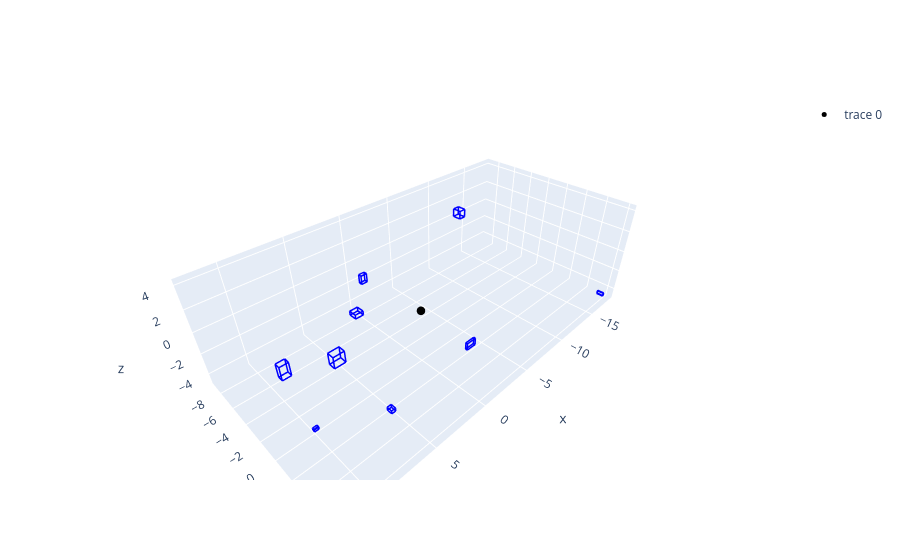

Here is the notebook cell this chart was saved with:
### Markdown cell above
# Inference Visualizer
## Developed by Moose Abou-Harb on behalf of Paccar Inc

### Code cell
import plotly.express as px
import plotly.graph_objects as go
import pandas as pd
import numpy as np

import json
import pathlib
import math

store_folder_path = pathlib.Path.cwd().parent / "test_data"
gt_file = store_folder_path / "all_objects_ground_truth.json"

earth_radius = 6378137.0
deg_to_rad = math.pi / 180

modalities = ["camera", "lidar", "radar"]

def main():
    #Load up the data from the sim
    gt_data = {}
    inferences = {}
    try:
        gt_data = try_load_json(gt_file)
        for modality in modalities:
            modality_path = store_folder_path / f"{modality}_sim_results.json"
            inferences[modality] = try_load_json(modality_path)["inferences"]
    except Exception as e:
        print("Failed to load sim data!")
        return

    #Get the origin
    origin = gt_data["start_pos"]

    #Shove that data into a dataframe
    main_df = pd.DataFrame()
    for modality in modalities:
        new_df = pd.DataFrame(inferences[modality])
        new_df["modality"] = modality
        main_df = pd.concat([main_df, new_df])

    #Expand lat/long/alt into local coords
    main_df[["x", "y", "z"]] = main_df.apply(
        lambda row : geo_to_local(origin, [row["latitude"], row["longitude"], row["altitude"]]), 
        axis=1,
        result_type="expand"
    )

    #Create an origin dataframe
    origin_df = pd.DataFrame([{
        "timestamp" : 0,
        "class" : "origin",
        "latitude" : origin[0],
        "longitude" : origin[1],
        "altitude" : origin[2],
        "dimensions" : [0, 0, 0],
        "obj_id" : -1,
        "modality" : "origin",
        "x" : 0,
        "y" : 0,
        "z" : 0
    }])

    #Merge in the origin point
    main_df = pd.concat([origin_df, main_df])

    #Expand dimensions into individual columns
    main_df[["dx", "dy", "dz"]] = pd.DataFrame(main_df["dimensions"].tolist(), index=main_df.index)
    main_df = main_df.drop("dimensions", axis=1)
    main_df = main_df.sort_values(by="obj_id")
    
    display(main_df.head(30))

    #Old graph display code
    # fig = px.scatter_3d(main_df, x="x", y="y", z="z", opacity=0.7, color="modality")
    # fig.update_traces(marker=dict(size=5))
    # fig.show()

    color_map = {
        "camera" : "blue",
        "lidar" : "yellow",
        "radar" : "green"
    }

    fig = go.Figure()
    fig.add_trace(go.Scatter3d(
        x=[0], y=[0], z=[0],
        mode="markers",
        marker=dict(size=5, color="black")
    ))
    for _, row in main_df.iterrows():
        color = color_map.get(row["modality"], "gray")
        fig.add_trace(
            wireframe_box(
                center=(row["x"], row["y"], row["z"]),
                dimensions=[row["dx"], row["dy"], row["dz"]],
                color=color
            )
        )
    fig.update_layout(
        scene = dict(
            aspectmode = "data",
            xaxis_title = "x",
            yaxis_title = "y",
            zaxis_title = "z"
        )
    )

    fig.show()

def try_load_json(fp: str) -> dict:
    try:
        with open(fp, "r") as file:
            data = json.load(file)
            return data
    except FileNotFoundError:
        print(f"Failed to load file: {fp}")
    except json.JSONDecodeError:
        print(f"Selected file contains illegal JSON: {fp}")
    except Exception as e:
        print(f"Something went wrong while loading: {fp}, {e}")

def geo_to_local(origin, target):
    d_lat = target[0] - origin[0]
    d_lon = target[1] - origin[1]
    d_alt = target[2] - origin[2]
    y_meters = d_lat * deg_to_rad * earth_radius

    radius_at_lat = earth_radius * math.cos(origin[0] * deg_to_rad)
    x_meters = d_lon * deg_to_rad * radius_at_lat

    return [x_meters, y_meters, d_alt]

def wireframe_box(center, dimensions, color="blue"):
    x, y, z = center
    dx, dy, dz = dimensions

    hx, hy, hz = dx / 2, dy / 2, dz / 2

    vertices = [
        (x-hx, y-hy, z-hz),
        (x+hx, y-hy, z-hz),
        (x+hx, y+hy, z-hz),
        (x-hx, y+hy, z-hz),
        (x-hx, y-hy, z+hz),
        (x+hx, y-hy, z+hz),
        (x+hx, y+hy, z+hz),
        (x-hx, y+hy, z+hz),
    ]

    edges = [
        (0,1),(1,2),(2,3),(3,0),
        (4,5),(5,6),(6,7),(7,4),
        (0,4),(1,5),(2,6),(3,7)
    ]

    xs, ys, zs = [], [], []
    for i, j in edges:
        xs += [vertices[i][0], vertices[j][0], None]
        ys += [vertices[i][1], vertices[j][1], None]
        zs += [vertices[i][2], vertices[j][2], None]

    return go.Scatter3d(
        x=xs,
        y=ys,
        z=zs,
        mode="lines",
        line=dict(color=color, width=3),
        showlegend=False
    )

if __name__ == "__main__":
    main()

### Figure 1 — Plotly figure (JSON) as saved in the notebook; plotly's stock layout.template omitted (floating-point values rounded to 4 significant figures)
{"data": [{"marker": {"color": "black", "size": 5}, "mode": "markers", "type": "scatter3d", "x": [0], "y": [0], "z": [0]}, {"line": {"color": "gray", "width": 3}, "mode": "lines", "showlegend": false, "type": "scatter3d", "x": [0, 0, null, 0, 0, null, 0, 0, null, 0, 0, null, 0, 0, null, 0, 0, null, 0, 0, null, 0, 0, null, 0, 0, null, 0, 0, null, 0, 0, null, 0, 0, null], "y": [0, 0, null, 0, 0, null, 0, 0, null, 0, 0, null, 0, 0, null, 0, 0, null, 0, 0, null, 0, 0, null, 0, 0, null, 0, 0, null, 0, 0, null, 0, 0, null], "z": [0, 0, null, 0, 0, null, 0, 0, null, 0, 0, null, 0, 0, null, 0, 0, null, 0, 0, null, 0, 0, null, 0, 0, null, 0, 0, null, 0, 0, null, 0, 0, null]}, {"line": {"color": "blue", "width": 3}, "mode": "lines", "showlegend": false, "type": "scatter3d", "x": [11.45, 11.99, null, 11.99, 11.99, null, 11.99, 11.45, null, 11.45, 11.45, null, 11.45, 11.99, null, 11.99, 11.99, null, 11.99, 11.45, null, 11.45, 11.45, null, 11.45, 11.45, null, 11.99, 11.99, null, 11.99, 11.99, null, 11.45, 11.45, null], "y": [1.913, 1.913, null, 1.913, 2.286, null, 2.286, 2.286, null, 2.286, 1.913, null, 1.913, 1.913, null, 1.913, 2.286, null, 2.286, 2.286, null, 2.286, 1.913, null, 1.913, 1.913, null, 1.913, 1.913, null, 2.286, 2.286, null, 2.286, 2.286, null], "z": [3.243, 3.243, null, 3.243, 3.243, null, 3.243, 3.243, null, 3.243, 3.243, null, 4.188, 4.188, null, 4.188, 4.188, null, 4.188, 4.188, null, 4.188, 4.188, null, 3.243, 4.188, null, 3.243, 4.188, null, 3.243, 4.188, null, 3.243, 4.188, null]}, {"line": {"color": "blue", "width": 3}, "mode": "lines", "showlegend": false, "type": "scatter3d", "x": [-2.556, -1.662, null, -1.662, -1.662, null, -1.662, -2.556, null, -2.556, -2.556, null, -2.556, -1.662, null, -1.662, -1.662, null, -1.662, -2.556, null, -2.556, -2.556, null, -2.556, -2.556, null, -1.662, -1.662, null, -1.662, -1.662, null, -2.556, -2.556, null], "y": [3.089, 3.089, null, 3.089, 3.253, null, 3.253, 3.253, null, 3.253, 3.089, null, 3.089, 3.089, null, 3.089, 3.253, null, 3.253, 3.253, null, 3.253, 3.089, null, 3.089, 3.089, null, 3.089, 3.089, null, 3.253, 3.253, null, 3.253, 3.253, null], "z": [-2.895, -2.895, null, -2.895, -2.895, null, -2.895, -2.895, null, -2.895, -2.895, null, -2.262, -2.262, null, -2.262, -2.262, null, -2.262, -2.262, null, -2.262, -2.262, null, -2.895, -2.262, null, -2.895, -2.262, null, -2.895, -2.262, null, -2.895, -2.262, null]}, {"line": {"color": "blue", "width": 3}, "mode": "lines", "showlegend": false, "type": "scatter3d", "x": [-13.77, -13.07, null, -13.07, -13.07, null, -13.07, -13.77, null, -13.77, -13.77, null, -13.77, -13.07, null, -13.07, -13.07, null, -13.07, -13.77, null, -13.77, -13.77, null, -13.77, -13.77, null, -13.07, -13.07, null, -13.07, -13.07, null, -13.77, -13.77, null], "y": [-8.938, -8.938, null, -8.938, -8.073, null, -8.073, -8.073, null, -8.073, -8.938, null, -8.938, -8.938, null, -8.938, -8.073, null, -8.073, -8.073, null, -8.073, -8.938, null, -8.938, -8.938, null, -8.938, -8.938, null, -8.073, -8.073, null, -8.073, -8.073, null], "z": [0.03394, 0.03394, null, 0.03394, 0.03394, null, 0.03394, 0.03394, null, 0.03394, 0.03394, null, 0.8534, 0.8534, null, 0.8534, 0.8534, null, 0.8534, 0.8534, null, 0.8534, 0.8534, null, 0.03394, 0.8534, null, 0.03394, 0.8534, null, 0.03394, 0.8534, null, 0.03394, 0.8534, null]}, {"line": {"color": "blue", "width": 3}, "mode": "lines", "showlegend": false, "type": "scatter3d", "x": [-17.77, -17.68, null, -17.68, -17.68, null, -17.68, -17.77, null, -17.77, -17.77, null, -17.77, -17.68, null, -17.68, -17.68, null, -17.68, -17.77, null, -17.77, -17.77, null, -17.77, -17.77, null, -17.68, -17.68, null, -17.68, -17.68, null, -17.77, -17.77, null], "y": [5.519, 5.519, null, 5.519, 6.112, null, 6.112, 6.112, null, 6.112, 5.519, null, 5.519, 5.519, null, 5.519, 6.112, null, 6.112, 6.112, null, 6.112, 5.519, null, 5.519, 5.519, null, 5.519, 5.519, null, 6.112, 6.112, null, 6.112, 6.112, null], "z": [-4.613, -4.613, null, -4.613, -4.613, null, -4.613, -4.613, null, -4.613, -4.613, null, -4.297, -4.297, null, -4.297, -4.297, null, -4.297, -4.297, null, -4.297, -4.297, null, -4.613, -4.297, null, -4.613, -4.297, null, -4.613, -4.297, null, -4.613, -4.297, null]}, {"line": {"color": "blue", "width": 3}, "mode": "lines", "showlegend": false, "type": "scatter3d", "x": [7.158, 8.017, null, 8.017, 8.017, null, 8.017, 7.158, null, 7.158, 7.158, null, 7.158, 8.017, null, 8.017, 8.017, null, 8.017, 7.158, null, 7.158, 7.158, null, 7.158, 7.158, null, 8.017, 8.017, null, 8.017, 8.017, null, 7.158, 7.158, null], "y": [0.001976, 0.001976, null, 0.001976, 0.5743, null, 0.5743, 0.5743, null, 0.5743, 0.001976, null, 0.001976, 0.001976, null, 0.001976, 0.5743, null, 0.5743, 0.5743, null, 0.5743, 0.001976, null, 0.001976, 0.001976, null, 0.001976, 0.001976, null, 0.5743, 0.5743, null, 0.5743, 0.5743, null], "z": [0.0874, 0.0874, null, 0.0874, 0.0874, null, 0.0874, 0.0874, null, 0.0874, 0.0874, null, 1.033, 1.033, null, 1.033, 1.033, null, 1.033, 1.033, null, 1.033, 1.033, null, 0.0874, 1.033, null, 0.0874, 1.033, null, 0.0874, 1.033, null, 0.0874, 1.033, null]}, {"line": {"color": "blue", "width": 3}, "mode": "lines", "showlegend": false, "type": "scatter3d", "x": [0.1972, 1.036, null, 1.036, 1.036, null, 1.036, 0.1972, null, 0.1972, 0.1972, null, 0.1972, 1.036, null, 1.036, 1.036, null, 1.036, 0.1972, null, 0.1972, 0.1972, null, 0.1972, 0.1972, null, 1.036, 1.036, null, 1.036, 1.036, null, 0.1972, 0.1972, null], "y": [-8.066, -8.066, null, -8.066, -7.26, null, -7.26, -7.26, null, -7.26, -8.066, null, -8.066, -8.066, null, -8.066, -7.26, null, -7.26, -7.26, null, -7.26, -8.066, null, -8.066, -8.066, null, -8.066, -8.066, null, -7.26, -7.26, null, -7.26, -7.26, null], "z": [-4.343, -4.343, null, -4.343, -4.343, null, -4.343, -4.343, null, -4.343, -4.343, null, -3.921, -3.921, null, -3.921, -3.921, null, -3.921, -3.921, null, -3.921, -3.921, null, -4.343, -3.921, null, -4.343, -3.921, null, -4.343, -3.921, null, -4.343, -3.921, null]}, {"line": {"color": "blue", "width": 3}, "mode": "lines", "showlegend": false, "type": "scatter3d", "x": [3.081, 3.539, null, 3.539, 3.539, null, 3.539, 3.081, null, 3.081, 3.081, null, 3.081, 3.539, null, 3.539, 3.539, null, 3.539, 3.081, null, 3.081, 3.081, null, 3.081, 3.081, null, 3.539, 3.539, null, 3.539, 3.539, null, 3.081, 3.081, null], "y": [-2.281, -2.281, null, -2.281, -2.024, null, -2.024, -2.024, null, -2.024, -2.281, null, -2.281, -2.281, null, -2.281, -2.024, null, -2.024, -2.024, null, -2.024, -2.281, null, -2.281, -2.281, null, -2.281, -2.281, null, -2.024, -2.024, null, -2.024, -2.024, null], "z": [3.093, 3.093, null, 3.093, 3.093, null, 3.093, 3.093, null, 3.093, 3.093, null, 3.761, 3.761, null, 3.761, 3.761, null, 3.761, 3.761, null, 3.761, 3.761, null, 3.093, 3.761, null, 3.093, 3.761, null, 3.093, 3.761, null, 3.093, 3.761, null]}, {"line": {"color": "blue", "width": 3}, "mode": "lines", "showlegend": false, "type": "scatter3d", "x": [5.005, 5.368, null, 5.368, 5.368, null, 5.368, 5.005, null, 5.005, 5.005, null, 5.005, 5.368, null, 5.368, 5.368, null, 5.368, 5.005, null, 5.005, 5.005, null, 5.005, 5.005, null, 5.368, 5.368, null, 5.368, 5.368, null, 5.005, 5.005, null], "y": [2.109, 2.109, null, 2.109, 2.58, null, 2.58, 2.58, null, 2.58, 2.109, null, 2.109, 2.109, null, 2.109, 2.58, null, 2.58, 2.58, null, 2.58, 2.109, null, 2.109, 2.109, null, 2.109, 2.109, null, 2.58, 2.58, null, 2.58, 2.58, null], "z": [-4.746, -4.746, null, -4.746, -4.746, null, -4.746, -4.746, null, -4.746, -4.746, null, -4.449, -4.449, null, -4.449, -4.449, null, -4.449, -4.449, null, -4.449, -4.449, null, -4.746, -4.449, null, -4.746, -4.449, null, -4.746, -4.449, null, -4.746, -4.449, null]}, {"line": {"color": "blue", "width": 3}, "mode": "lines", "showlegend": false, "type": "scatter3d", "x": [11.19, 11.48, null, 11.48, 11.48, null, 11.48, 11.19, null, 11.19, 11.19, null, 11.19, 11.48, null, 11.48, 11.48, null, 11.48, 11.19, null, 11.19, 11.19, null, 11.19, 11.19, null, 11.48, 11.48, null, 11.48, 11.48, null, 11.19, 11.19, null], "y": [3.394, 3.394, null, 3.394, 3.573, null, 3.573, 3.573, null, 3.573, 3.394, null, 3.394, 3.394, null, 3.394, 3.573, null, 3.573, 3.573, null, 3.573, 3.394, null, 3.394, 3.394, null, 3.394, 3.394, null, 3.573, 3.573, null, 3.573, 3.573, null], "z": [-0.1928, -0.1928, null, -0.1928, -0.1928, null, -0.1928, -0.1928, null, -0.1928, -0.1928, null, -0.02925, -0.02925, null, -0.02925, -0.02925, null, -0.02925, -0.02925, null, -0.02925, -0.02925, null, -0.1928, -0.02925, null, -0.1928, -0.02925, null, -0.1928, -0.02925, null, -0.1928, -0.02925, null]}], "layout": {"scene": {"aspectmode": "data", "xaxis": {"title": {"text": "x"}}, "yaxis": {"title": {"text": "y"}}, "zaxis": {"title": {"text": "z"}}}}}
